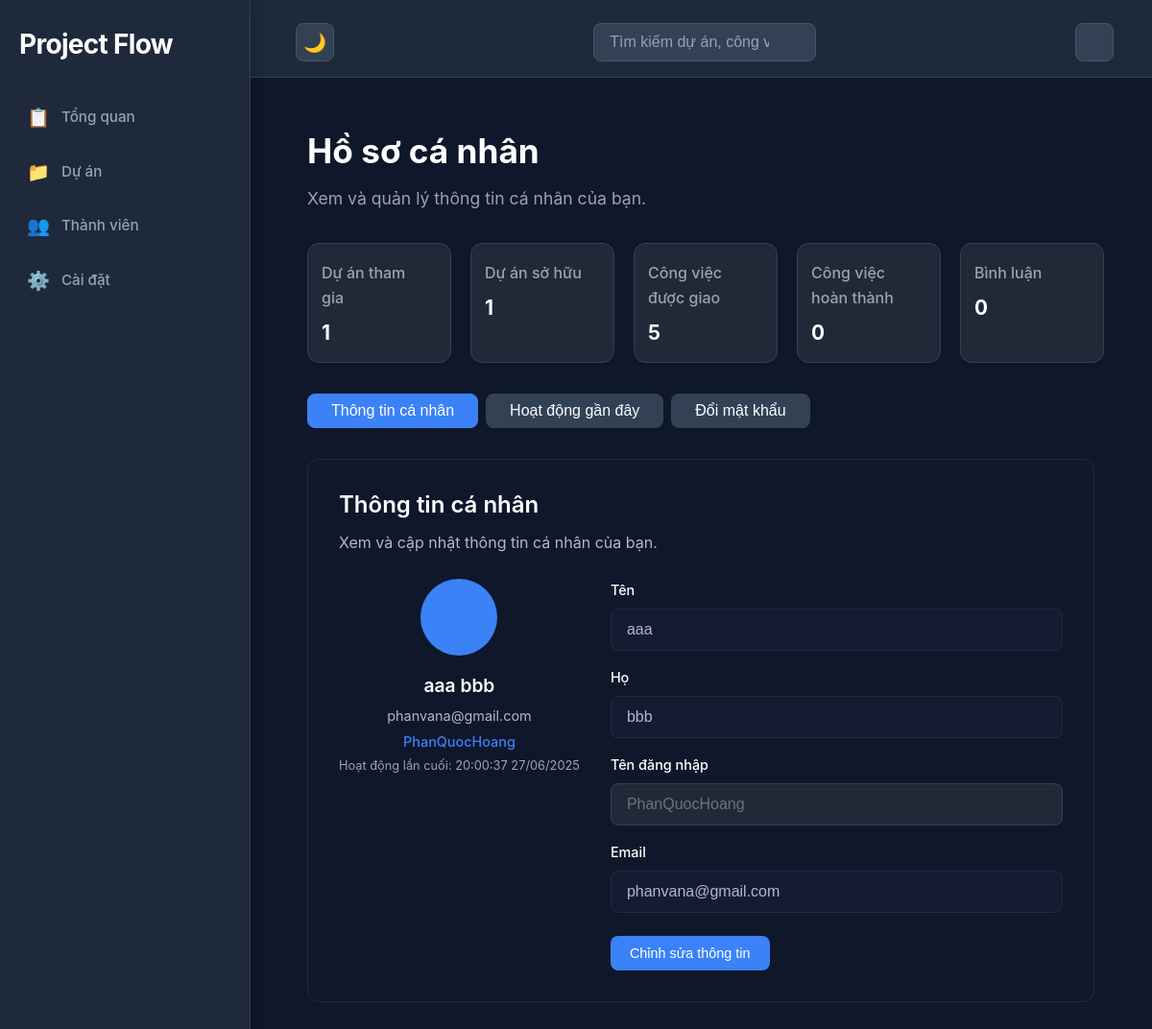
The app's page /dashboard/personal/ (signed in) with its own data.
### users/models.py (models this page shows)
class User(AbstractUser):
    last_active = models.DateTimeField(default=timezone.now)
    created_at = models.DateTimeField(auto_now_add=True)
    updated_at = models.DateTimeField(auto_now=True)
    class Meta:
        db_table = 'users'

### dashboard/views.py (the view)
# urls.py: path('personal/', views.view_profile, name='view_profile'),
@login_required(login_url="login")
def view_profile(request):
    user = request.user
    owned_projects = Project.objects.filter(owner=user).count()
    member_projects = ProjectMember.objects.filter(user=user).count()
    assigned_tasks = Task.objects.filter(assignee=user).count()
    completed_tasks = Task.objects.filter(assignee=user, status='DONE').count()
    comments_count = Comment.objects.filter(user=user).count()
    recent_tasks = Task.objects.filter(assignee=user).order_by('-updated_at')[:5]
    recent_comments = Comment.objects.filter(user=user).order_by('-created_at')[:5]
    context = {
        'user': user,
        'owned_projects': owned_projects,
        'member_projects': member_projects,
        'assigned_tasks': assigned_tasks,
        'completed_tasks': completed_tasks,
        'comments_count': comments_count,
        'recent_tasks': recent_tasks,
        'recent_comments': recent_comments
    }
    return render(request, 'dashboard/personal_details.html', context)

### templates/dashboard/personal_details.html (shortened to what this page needs)
{% extends "dashboard/base.html"%}
{% block include_header %}
<link rel="stylesheet" href="/static/dashboard/personal_detail.css">
{% endblock %}
{% block container %}
<div id="personal_details-content" class="content-section">
    <div class="personal-header">
        <div class="personal-title-group">
            <h1>Hồ sơ cá nhân</h1>
            <p>Xem và quản lý thông tin cá nhân của bạn.</p>
        </div>
    </div>
    <div class="personal-stats">
        <div class="stat-card">
            <div class="stat-title">Dự án tham gia </div>
            <div class="stat-value">{{ member_projects }}</div>
        </div>
        <div class="stat-card">
            <div class="stat-title">Dự án sở hữu </div>
            <div class="stat-value">{{ owned_projects }}</div>
        </div>
        <div class="stat-card">
            <div class="stat-title">Công việc được giao </div>
            <div class="stat-value">{{ assigned_tasks }}</div>
        </div>
        <div class="stat-card">
            <div class="stat-title">Công việc hoàn thành </div>
            <div class="stat-value">{{ completed_tasks }}</div>
        </div>
        <div class="stat-card">
            <div class="stat-title">Bình luận </div>
            <div class="stat-value">{{ comments_count }}</div>
        </div>
    </div>
    <div class="personal-tabs">
        <button class="tab-btn active" onclick="switchTab('info')">Thông tin cá nhân</button>
        <button class="tab-btn" onclick="switchTab('activity')">Hoạt động gần đây</button>
        <button class="tab-btn" onclick="switchTab('password')">Đổi mật khẩu</button>
    </div>
    <div id="info-tab" class="tab-content active">
        <div class="personal-info-card">
            <h2>Thông tin cá nhân</h2>
            <p>Xem và cập nhật thông tin cá nhân của bạn.</p>
            <div class="personal-info-main">
                <div class="avatar-block">
                    <div class="avatar-img">
                    </div>
                    <div class="avatar-info">
                        <div class="avatar-name">{{ user.get_full_name|default:user.username }}</div>
                        <div class="avatar-email">{{ user.email }}</div>
                        <div class="avatar-role">{{ user.username }}</div>
                        <div class="avatar-last">Hoạt động lần cuối: {{ user.last_active|date:"H:i:s d/m/Y" }}</div>
                    </div>
                </div>
                <form class="personal-form" id="profile-form">
                    <div class="form-group">
                        <label for="first_name">Tên</label>
                        <input type="text" id="first_name" name="first_name" value="{{ user.first_name }}" disabled>
                    </div>
                    <div class="form-group">
                        <label for="last_name">Họ</label>
                        <input type="text" id="last_name" name="last_name" value="{{ user.last_name }}" disabled>
                    </div>
                    <div class="form-group">
                        <label for="username">Tên đăng nhập</label>
                        <input type="text" id="username" name="username" value="{{ user.username }}" disabled readonly>
                    </div>
                    <div class="form-group">
                        <label for="email">Email</label>
                        <input type="email" id="email" name="email" value="{{ user.email }}" disabled>
                    </div>
                    <div class="form-actions">
                        <button type="button" id="edit-btn" class="edit-btn">Chỉnh sửa thông tin</button>
                    </div>
                </form>
            </div>
        </div>
    </div>
</div>
{% endblock %}

### static/dashboard/personal_detail.css (style rules this page uses)
.personal-header { margin-bottom: 32px; }
.personal-title-group h1 { font-size: 2.2rem; font-weight: 700; margin: 0 0 8px 0; color: #ffffff; }
.personal-title-group p { color: #9ca3af; font-size: 1.1rem; margin: 0; }
.personal-stats { display: flex; gap: 20px; margin-bottom: 32px; }
.stat-card { flex: 1; background: #1f2937; border: 1px solid #374151; border-radius: 12px; padding: 18px 14px 14px 14px; display: flex; flex-direction: column; gap: 6px; min-width: 120px; min-height: 80px; transition: all 0.2s; box-shadow: 0 1px 3px rgba(0, 0, 0, 0.1); }
.stat-title { font-size: 1rem; color: #9ca3af; font-weight: 500; display: flex; align-items: center; gap: 6px; }
.stat-value { font-size: 1.3rem; font-weight: 700; color: #ffffff; }
.personal-tabs { display: flex; gap: 8px; margin-bottom: 32px; }
.tab-btn { background: #334155; color: #ffffff; border: 1px solid #374151; border-radius: 8px; padding: 8px 24px; font-size: 1rem; font-weight: 500; cursor: pointer; transition: all 0.2s; }
.tab-btn.active, .tab-btn:hover { background: #3b82f6; color: #ffffff; border-color: #3b82f6; }
.tab-content { display: none; }
.tab-content.active { display: block; }
.personal-info-card { background: transparent; border: 1.5px solid #232846; border-radius: 12px; padding: 28px 32px 32px 32px; margin-bottom: 32px; }
.personal-info-card h2 { font-size: 1.5rem; font-weight: 600; color: #fff; margin: 0 0 8px 0; }
.personal-info-card p { color: #b0b8d1; margin: 0 0 24px 0; }
.personal-info-main { display: flex; gap: 32px; align-items: flex-start; }
.avatar-block { display: flex; flex-direction: column; align-items: center; gap: 16px; min-width: 200px; }
.avatar-img { width: 80px; height: 80px; border-radius: 50%; background: #3b82f6; display: flex; align-items: center; justify-content: center; font-size: 2rem; color: white; }
.avatar-info { text-align: center; }
.avatar-name { font-size: 1.2rem; font-weight: 600; color: #fff; margin-bottom: 4px; }
.avatar-email { color: #b0b8d1; font-size: 0.9rem; margin-bottom: 4px; }
.avatar-role { color: #3b82f6; font-size: 0.9rem; font-weight: 500; margin-bottom: 4px; }
.avatar-last { color: #9ca3af; font-size: 0.8rem; }
.personal-form { flex: 1; display: flex; flex-direction: column; gap: 16px; }
.form-group { display: flex; flex-direction: column; gap: 8px; }
.form-group label { font-weight: 500; color: #fff; font-size: 0.9rem; }
.form-group input { padding: 12px 16px; border: 1.5px solid #232846; border-radius: 8px; background: transparent; color: #fff; font-size: 1rem; transition: border-color 0.2s; }
.form-group input:disabled { background: rgba(35, 40, 70, 0.3); color: #b0b8d1; cursor: not-allowed; }
.form-group input[readonly] { background: #1f2937 !important; color: #6b7280 !important; cursor: not-allowed; border-color: #374151 !important; }
.form-actions { display: flex; gap: 12px; margin-top: 8px; }
.edit-btn, .save-btn, .cancel-btn { padding: 10px 20px; border: none; border-radius: 8px; font-size: 0.9rem; font-weight: 500; cursor: pointer; transition: background-color 0.2s; }
.edit-btn { background: #3b82f6; color: white; }

### records on screen
User: get_full_name "aaa bbb", email "phanvana@gmail.com", username "PhanQuocHoang", last_active "20:00:37 27/06/2025", first_name "aaa", last_name "bbb"

### other values on screen
{{ member_projects }} "1"
{{ owned_projects }} "1"
{{ assigned_tasks }} "5"
{{ completed_tasks }} "0"
{{ comments_count }} "0"
